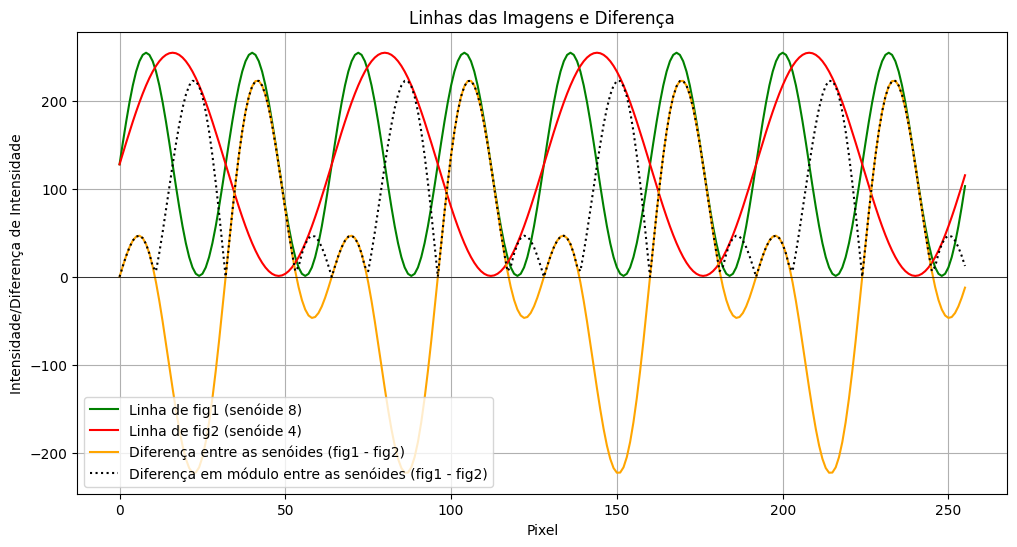
//> input picture diferenca-modulo.png, 1017 x 547 px
$ ./contornos ../diferenca-modulo.png   (built with g++ and OpenCV 4)
//> lines starting //> are read from the running program, lines starting //| are printed output that depends on the picture; after the words box and inside, x2 and y2 are one past the last pixel; in counts of white or black regions, pixels touching at a corner belong together


#include <fstream>
#include <iostream>
#include <opencv2/opencv.hpp>

int main(int argc, char** argv) {
  cv::Mat image, gray;
  std::ofstream file;

  image = cv::imread(argv[1], cv::IMREAD_GRAYSCALE);
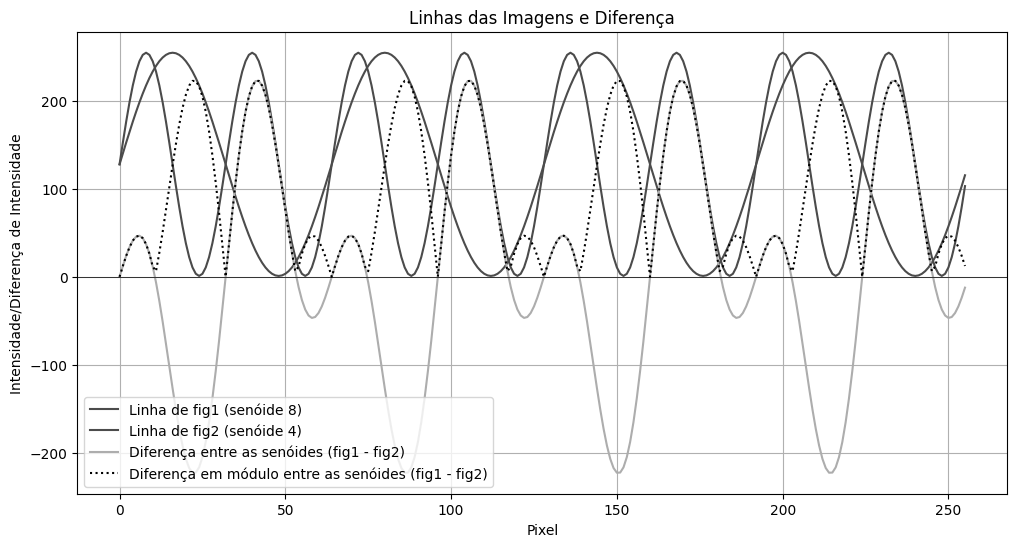
//> image: 547 rows x 1017 cols, CV_8UC1; min 0, max 255, mean 243.9

  if (!image.data) {
    std::cout << "nao abriu " << argv[1] << std::endl;
    return 0;
  }

  cv::threshold(image, image, 1, 255, cv::THRESH_BINARY + cv::THRESH_OTSU);
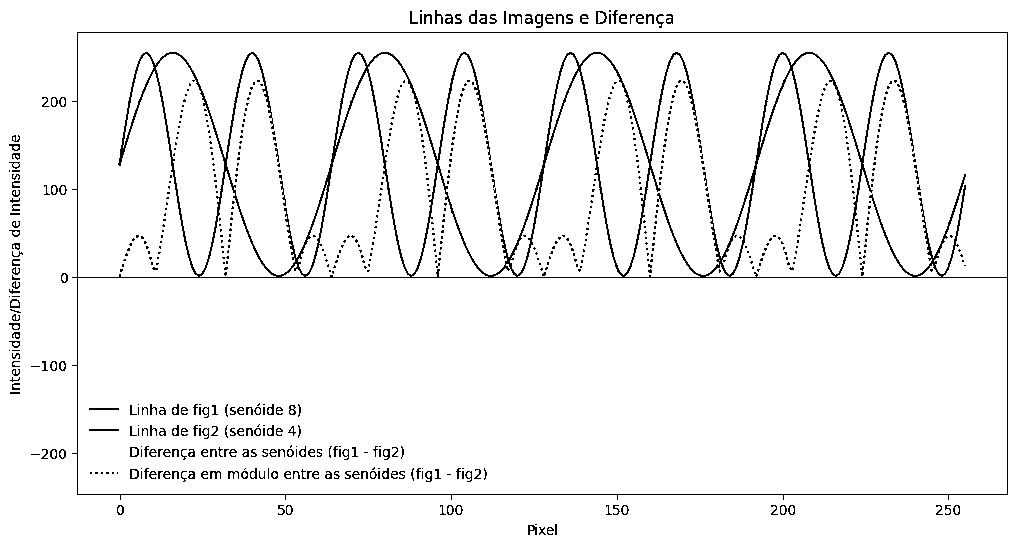
//> image: 547 rows x 1017 cols, CV_8UC1; 95.5% white; black in thin lines or dots

  std::vector<std::vector<cv::Point> > contours;
  std::vector<cv::Vec4i> hierarchy;

  cv::findContours(image, contours, hierarchy, cv::RETR_EXTERNAL,
                   cv::CHAIN_APPROX_NONE);
//> contours = 1 contour; box (x1, y1, x2, y2) and area: (0, 0, 1017, 547) 554736

  cv::cvtColor(image, image, cv::COLOR_GRAY2BGR);
//> image: 547 rows x 1017 cols, CV_8UC3; 95.5% white; black in thin lines or dots

  file.open("contornos.svg");
  if (!file.is_open()) {
    std::cout << "nao abriu contornos.svg" << std::endl;
    return 0;
  }

  file << "<svg height=\"" << image.rows << "\" width=\"" << image.cols
       << "\" xmlns=\"http://www.w3.org/2000/svg\"> " << std::endl;

  for (size_t i = 0; i < contours.size(); i++) {
    file << "<path d=\"M " << contours[i][0].x << " " << contours[i][0].y
         << " ";
    for (size_t j = 1; j < contours[i].size(); j++) {
      file << "L" << contours[i][j].x << " " << contours[i][j].y << " ";
    }
    file << "Z\" fill=\"#cccccc\" stroke=\"black\" stroke-width=\"1\" />"
         << std::endl;
    cv::drawContours(image, contours, i, CV_RGB(255, 0, 0));
  }
//> this loop made 1 pass
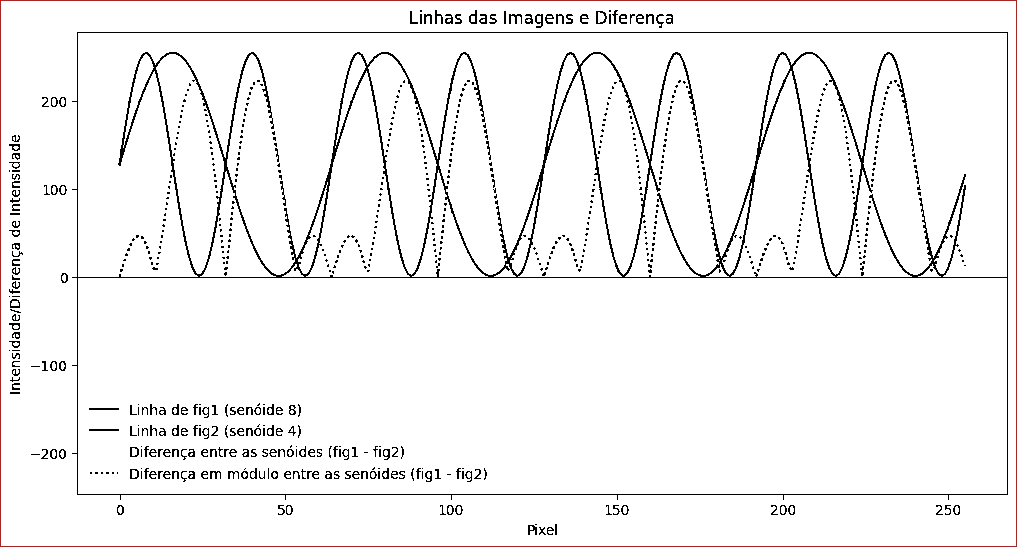
//> image: 547 rows x 1017 cols, CV_8UC3; mean B, G, R 242.2, 242.2, 243.6
  file << "</svg>" << std::endl;

  cv::imshow("imagem", image);
  cv::waitKey();
  return 0;
}
